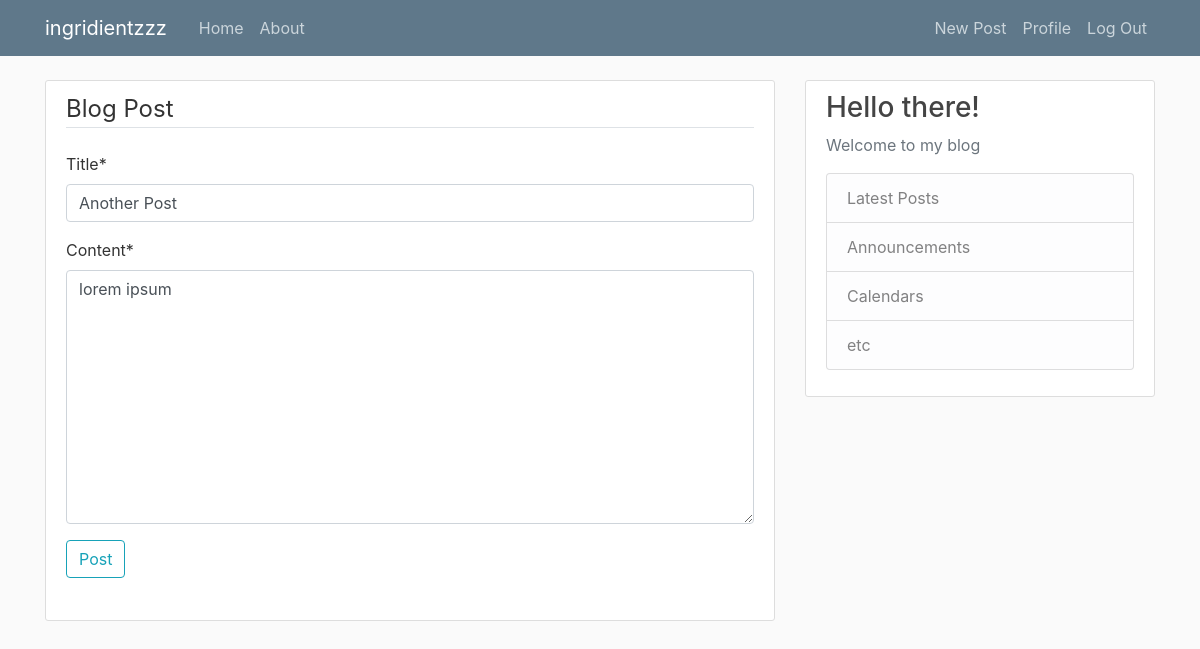
Page /post/5/update/ (signed in) on the earlier database version.
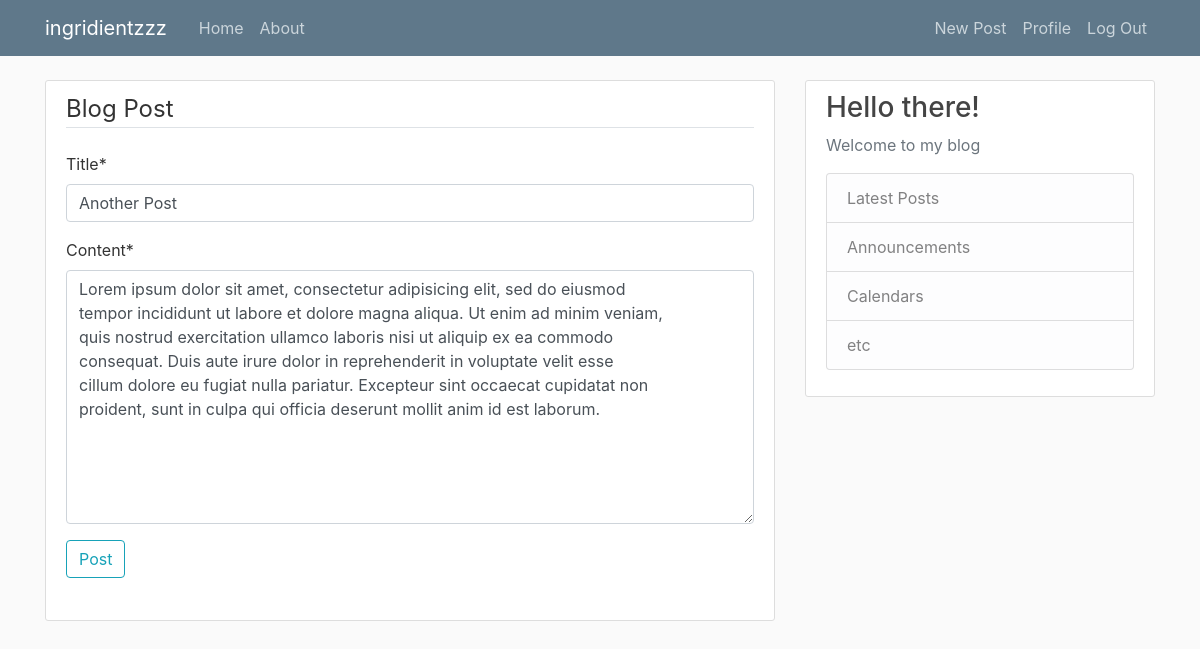
Same page on the later database version.
### blog/models.py (models this page shows, shortened)
class Post(models.Model):
    title = models.CharField(max_length=100, default='Post Title')
    content = models.TextField()
    date_posted = models.DateTimeField(default=timezone.now)
    author = models.ForeignKey(User, on_delete=models.CASCADE)  # if user gets deleted, his posts will also be deleted

### blog/views.py (the view, shortened to what this page needs)
# urls.py: path('post/<int:pk>/update/', PostUpdateView.as_view(), name='post-update'),
class PostUpdateView(UserPassesTestMixin, LoginRequiredMixin, UpdateView):
    model = Post
    fields = ['title', 'content']
    def test_func(self):
        post = self.get_object()
        if self.request.user == post.author:
            return True
        return False

### blog/templates/blog/post_form.html (shortened to what this page needs)
{% extends "blog/base.html" %}
{% load crispy_forms_tags %}
{% block content %}
    <div class="content-section">
        <form method="POST">
            <fieldset class="form-group">
                <legend class="border-bottom mb-4">Blog Post</legend>
                {{ form|crispy }}
                <div class="form-group">
                    <button class="btn btn-outline-info" type="submit">Post</button>
                </div>
            </fieldset>
        </form>
    </div>
{% endblock content %}

Differences in the rows shown:
changed Post "Another Post": content "lorem ipsum" → "Lorem ipsum dolor sit amet, consectetur adipisicing elit, sed do eiusmod tempor incididunt ut labore et dolore magna aliqua. Ut enim ad minim veniam, quis nostrud exercitation ullamco laboris nisi ut aliquip ex ea commodo consequat. Duis aute irure dolor in reprehenderit in voluptate velit esse cillum dolore eu fugiat nulla pariatur. Excepteur sint occaecat cupidatat non proident, sunt in culpa qui officia deserunt mollit anim id est laborum."
